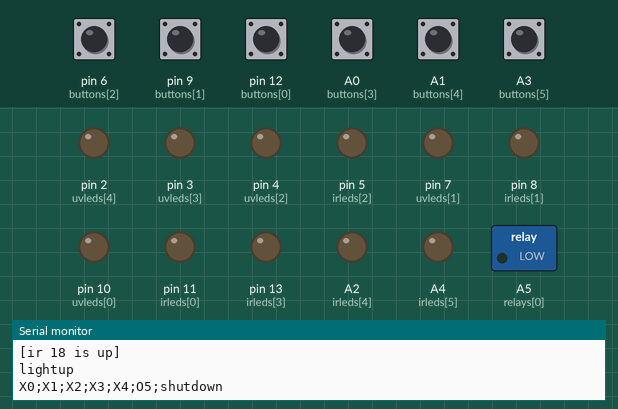
A sketch run on a simulated Arduino Uno, built with avr-gcc and run on an emulated ATmega328P. Shown: switched loads named in the sketch (green lamp = pin HIGH), output pins drawn as LEDs (lit = HIGH), the last lines printed to the serial monitor. Dashed ring = blinking. The test bench sets the inputs (shaded band); at power-on: A0 (buttons[3]), A1 (buttons[4]), A3 (buttons[5]), pin 6 (buttons[2]), pin 9 (buttons[1]), pin 12 (buttons[0]) HIGH. Pins used as bus, display or sensor lines are not drawn.

Above: at 1.2 s.
1.3 s: pin 6 (buttons[2]) pulled LOW for 0.15 s
At 2.1 s:
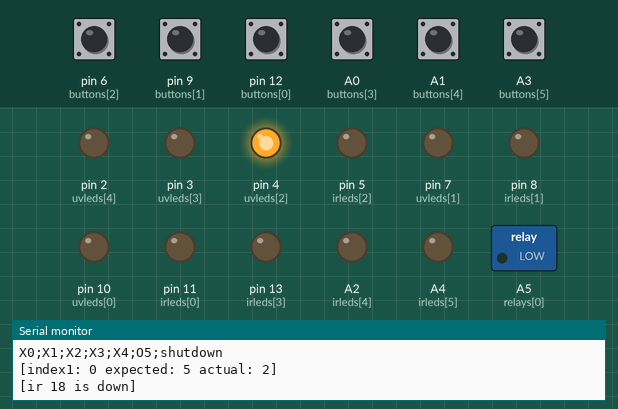
4.3 s: A3 (buttons[5]) pulled LOW for 0.15 s
At 5.75 s:
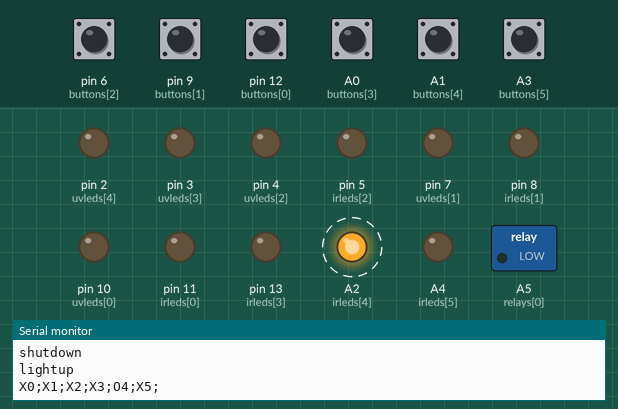
7.4 s: pin 9 (buttons[1]) pulled LOW for 0.15 s
At 7.9 s:
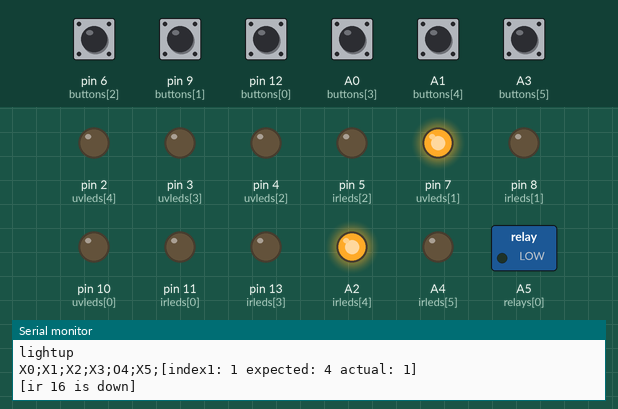
10.4 s: pin 12 (buttons[0]) pulled LOW for 0.15 s
At 11.3 s:
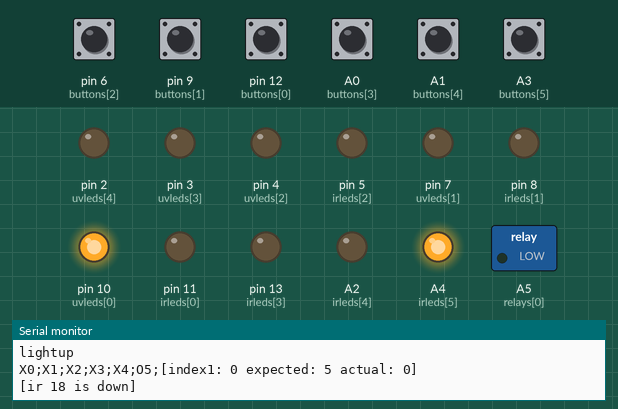
13.4 s: A0 (buttons[3]) pulled LOW for 0.15 s
At 14.3 s:
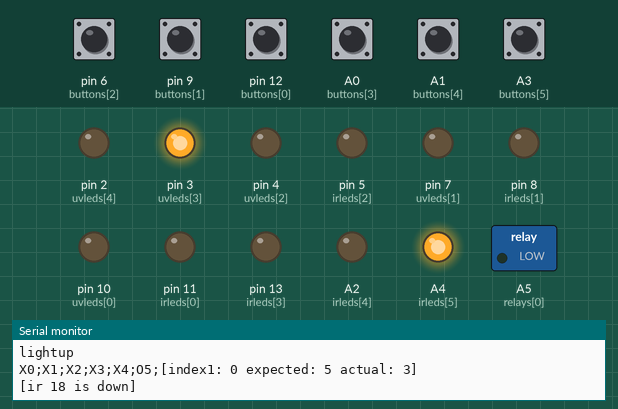
16.4 s: A1 (buttons[4]) pulled LOW for 0.15 s
At 17.2 s:
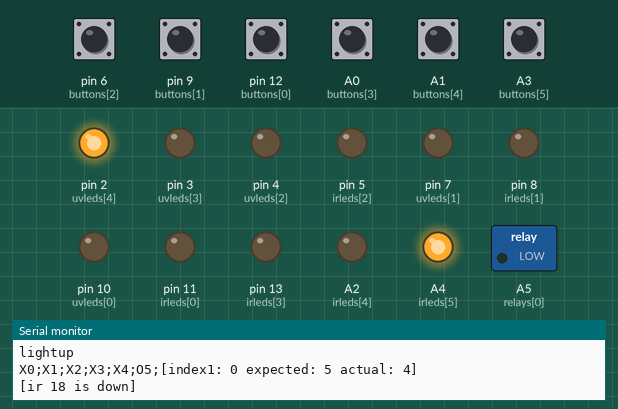
Timing chart, 0 to 20.4 s (numbered marks = the images above; inputs shaded):
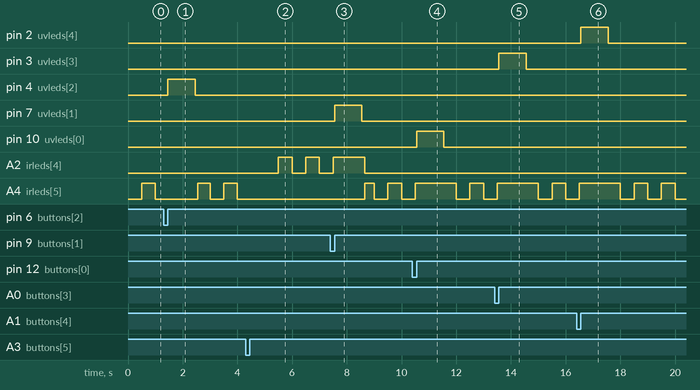

The sketch:

ir-uv.ino
```cpp
//todo порефакторить

#define IR_FLICKER 500 //задержка мерцания ик
#define UV_DELAY 1000 //задержка ультрафиолета в миллисекундах

const int length = 6;//количество кнопок
int buttons[length] = {12, 9, 6, A0, A1, A3};//список кнопок
int irleds[length] = {11, 8, 5, 13, A2, A4};//список ик
bool irstates[length] = {false, false, false, false, false, false}; //состояния икшек
int uvleds[length] = {10, 7, 4, 3, 2, 0};//список ультрафиолеток

int relays[2] = {A5, 1};// релешки

//=== задача 1

bool won1 = false;// победа в первом раунде

int lastButton = -1;

int index1 = 0;
const int slength1 = 6;//длинна правильной последовательности
int sequence1[slength1] = {5, 4, 3, 2, 1, 0};//правильная последовательность

void start1(){
  Serial.println("[Starting the first game]");
  index1 = 0;
  won1 = false;
  lastButton = -1;

  restrainTheKraken();

  for(int i = 0; i<length; i++)
    irdrop(i);

  irup(sequence1[index1]);
}

void printState(int i, int expected, int actual){
  Serial.print("[index1: ");
  Serial.print(i);
  Serial.print(" expected: ");
  Serial.print(expected);
  Serial.print(" actual: ");
  Serial.print(actual);
  Serial.println("]");
}

void drop1(int one){
    irdrop(sequence1[index1]);
    uvblink(one);
}

void up1(){
    if(index1 <= slength1)
      irup(sequence1[index1]);
}

void next1(){
    index1++;

    if(index1 == slength1)
      win1();
}

void win1(){
  Serial.println("[Round 1 win!]");
  won1 = true;
  start2();
}
//=== задача 1

//=== задача 2

bool won2 = false;// победа во втором раунде
int index2 = 0;
const int slength2 = 3;//длинна правильной последовательности
int sequence2[slength2][2] = {{1,5}, {3,5}, {2,4}};//правильная последовательность

void start2(){
  Serial.println("[Starting the second game]");
  index2 = 0;
  won2 = false;

  for(int i = 0; i<length; i++){
    irdrop(i);
  }

  irup(sequence2[index2][0]);
  irup(sequence2[index2][1]);
}

void printState2(int i, int expected[], int actual[]){
  Serial.print("[index1: ");
  Serial.print(i);
  Serial.print(" expected: ");
  Serial.print(expected[0]);
  Serial.print(" ");
  Serial.print(expected[1]);
  Serial.print(" actual: ");
  Serial.print(actual[0]);
  Serial.print(" ");
  Serial.print(actual[1]);
  Serial.println("]");
}


bool match2(int expected[], int actual[]){
    return (expected[0] == actual[0] && expected[1] == actual[1])
        || (expected[0] == actual[1] && expected[1] == actual[0]);
}

void drop2(int one, int another){
    irdrop(sequence2[index2][0]);
    irdrop(sequence2[index2][1]);
    uvsblink(one, another);
}

void next2(){
    index2++;

    if(index2 == slength2)
      win2();
}

void up2(){
    if(index2 <= slength2){
      irup(sequence2[index2][0]);
      irup(sequence2[index2][1]);
    }
}

void win2(){
  Serial.println("[Round 2 win!]");
  won2 = true;
  win();
}
//=== задача 2

//=== общее

void lose(){
  start1();
}

void win(){
  releaseTheKraken();
}

void releaseTheKraken(){
  digitalWrite(relays[0], HIGH);
  digitalWrite(relays[1], HIGH);
}

void restrainTheKraken(){
  digitalWrite(relays[0], LOW);
  digitalWrite(relays[1], LOW);
}

int getButton(){
  for(int i=0; i<length; i++)
    if(digitalRead(buttons[i]) == LOW)
      return i;
  return -1;
}

void getButtons(int result[]){
    result[0] = -1;
    result[1] = -1;
    int j=0;

  for(int i=0; i<length; i++){
    if(j<2){
        if(digitalRead(buttons[i]) == LOW){
            result[j] = i;
            j++;
        }
    }
  }
}

void irdrop(int i){
  irstates[i] = false;
  Serial.print("[ir ");
  Serial.print(irleds[i]);
  Serial.println(" is down]");
}

void irup(int i){
  irstates[i] = true;
  Serial.print("[ir ");
  Serial.print(irleds[i]);
  Serial.println(" is up]");
}

void lightup(){
  Serial.println("lightup");
  for(int i; i < length; i++)
  {
    if(irstates[i]){
      Serial.print("O");
      Serial.print(i);
      Serial.print(";");
      digitalWrite(irleds[i], HIGH);
    }
    else{
      Serial.print("X");
      Serial.print(i);
      Serial.print(";");
      digitalWrite(irleds[i], LOW);
    }
  }
}

void shutdown(){
  Serial.println("shutdown");
  for(int i; i < length; i++)
      digitalWrite(irleds[i], LOW);
}

void uvblink(int i){
  digitalWrite(uvleds[i], HIGH);
  delay(UV_DELAY);
  digitalWrite(uvleds[i], LOW);
}

void uvsblink(int i, int j){
  digitalWrite(uvleds[i], HIGH);
  digitalWrite(uvleds[j], HIGH);
  delay(UV_DELAY);
  digitalWrite(uvleds[i], LOW);
  digitalWrite(uvleds[j], LOW);
}

void setup() {
  Serial.begin(9600);
  while (!Serial) {
    ;
  }

  for(int i = 0; i<length; i++){
    pinMode(irleds[i], OUTPUT);
    pinMode(uvleds[i], OUTPUT);
    pinMode(buttons[i], INPUT_PULLUP);
  }

  pinMode(relays[0], OUTPUT);
  pinMode(relays[1], OUTPUT);

  start1();
}

long irstate = 0;
void loop() {
  if(!won2){
    long newirState = millis()/IR_FLICKER;
    if(newirState!=irstate){
      irstate = newirState;

      if(irstate%2 == 1)
        lightup();
      else
        shutdown();
    }
  }
    if(!won1){
        int desired = sequence1[index1];
        int newButton = getButton();

        if(newButton != lastButton){
          if(lastButton == desired){
              printState(index1, desired, lastButton);
              drop1(lastButton);
              next1();
              up1();
          }
          else if(lastButton != -1){
              printState(index1, desired, lastButton);
              drop1(lastButton);
              lose();
          }

          lastButton = newButton;
        }
    }
    else if(!won2) {
        int desired[2] = {sequence2[index2][0], sequence2[index2][1]};
        int pressed[2] = {-1,-1};
        getButtons(pressed);

        if(match2(desired, pressed)){
            printState2(index2, desired, pressed);
          	drop2(pressed[0], pressed[1]);
          	next2();
          	up2();
        }
        else if(pressed[0] != -1 && pressed[1] != -1){
            printState2(index2, desired, pressed);
          drop2(pressed[0], pressed[1]);
          	lose();
        }
    }
    else{
      if(getButton() != -1)
        lose();
    }
}
//=== общее
```

Measured:
- after the input at 1.3 s, pin 4 (uvleds[2]): LOW → HIGH after 0.15 s, → LOW 1.0 s later
- after the input at 4.3 s, A2 (irleds[4]): alternates HIGH for 0.50 s and LOW for 0.50 s, starting after 1.2 s; A4 (irleds[5]): stops changing and stays LOW
- after the input at 7.4 s, pin 7 (uvleds[1]): LOW → HIGH after 0.15 s, → LOW 1.0 s later; A4 (irleds[5]): LOW → HIGH after 1.3 s, → LOW 0.34 s later, → HIGH 0.50 s later, → LOW 0.50 s later
- after the input at 10.4 s, pin 10 (uvleds[0]): LOW → HIGH after 0.15 s, → LOW 1.0 s later
- after the input at 13.4 s, pin 3 (uvleds[3]): LOW → HIGH after 0.15 s, → LOW 1.0 s later
- after the input at 16.4 s, pin 2 (uvleds[4]): LOW → HIGH after 0.15 s, → LOW 1.0 s later
- by itself, A4 (irleds[5]): alternates HIGH for 0.47 s and LOW for 0.50 s
